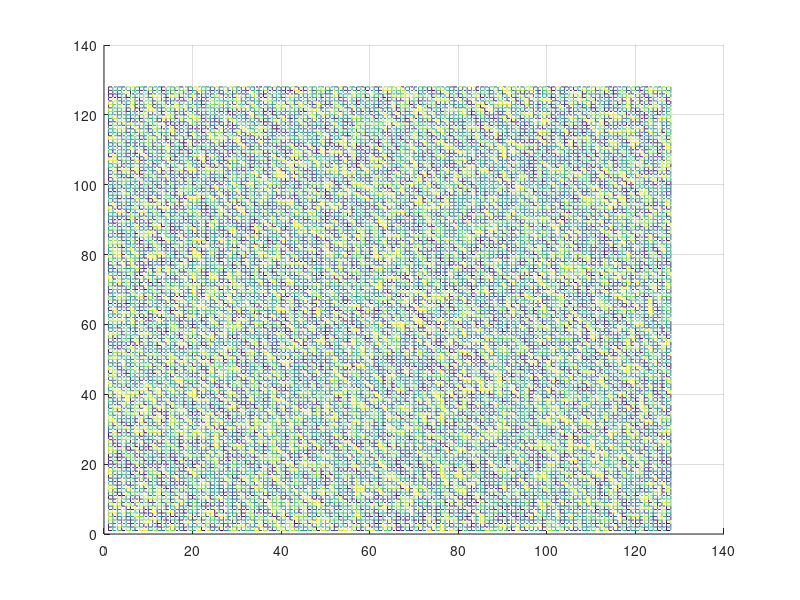

This figure's MATLAB source: (Note: this script raises an error after producing the figure.)
clear all;
dt=0.5;
Nx=128;
Ny=128;
A=1.0;
plot_step=10;

more off;

% Declarations
conc=zeros(Nx,Ny);
energy1=zeros(1, plot_step);
energy2=zeros(1, plot_step);
total_energy=zeros(1, plot_step);

% Initial profile
for i=1:Nx
    for j=1:Ny
        conc(i,j)=0.5 + ( 0.5 - rand() );
    end
end

mesh(conc);
view(2)
pause(0)

% Periodic Boundary
halfNx=Nx/2;
halfNy=Ny/2;
delkx=2*pi/Nx;
delky=2*pi/Ny;

% Evolve the profile


for z=1:plot_step
    for p=1:25
        
        g=2*A*conc.*(1-conc).*(1-2*conc);
        
        % FFT
        c_hat=fft2(conc);
        g_hat=fft2(g);
        
        
        for i=1:Nx
            for j=1:Ny
                
                %Periodic Boundary Condition
                
                %we take (i-1) to include the k = 0 point
                if ((i-1) <= halfNx)
                    kx=(i-1)*delkx;
                end
                
                if ((i-1) > halfNx)
                    kx=(i-1-Nx)*delkx;
                end
                
                if ((j-1) <= halfNy)
                    ky=(j-1)*delky;
                end
                
                if ((j-1) > halfNy)
                    ky=(j-1-Ny)*delky;
                end
                
                k2=kx*kx+ky*ky;
                k4=k2*k2;
                
                
                c_hat(i,j)=(c_hat(i,j)-dt*k2*g_hat(i,j))/(1+2*k4*dt);
                
            end
        end
        
        conc=real(ifft2(c_hat));
    end
    energy1(z)=cal_energy1(conc, Nx, Ny);
    energy2(z)=cal_energy2(conc, Nx, Ny);
    mesh(conc);
    view(2)
    pause(0)
end

%% Variation of Bulk Energy
plot (energy1, 'r*');
title('Variation of Bulk Energy with successive iterations')
xlabel('Iteration No.'), ylabel('Bulk Energy')

%% Variation of Gradient Energy
plot (energy2, 'b*');
title('Variation of Gradient Energy with successive iterations')
xlabel('Iteration No.'), ylabel('Gradient Energy')

%% Variation of Total Energy
total_energy=energy1+energy2;
plot (total_energy, 'g*');
title('Variation of Total Energy with successive iterations')
xlabel('Iteration No.'), ylabel('Total Energy')

%% Energy 1 Calculation
function [energy1] = cal_energy1(conc, Nx, Ny)
A=1.0;
energy1=0;

% energy1

for i=1:Nx
    for j=1:Ny
        energy1=energy1 + A*conc(i,j)*conc(i,j)*(1-conc(i,j))*(1-conc(i,j));
    end
end

end


%% Energy 2 Calculation
function [energy2] = cal_energy2(conc, Nx, Ny)
kappa=1.0;
energy2=0;

%energy 2

c_prime=zeros(Nx, Ny);

for i=1:Nx
    for j=1:Ny
        % Periodic condition for x
        wx=i-1;
        ex=i+1;
        if (wx<1)
            wx=wx+Nx;
        end
        if (ex>Nx)
            ex=ex-Nx;
        end
        
        % Periodic condition for y
        wy=j-1;
        ey=j+1;
        if (wy<1)
            wy=wy+Ny;
        end
        if (ey>Ny)
            ey=ey-Ny;
        end
        c_prime(i,j)=(conc(ex, j)-conc(wx, j))^2 +...
            (conc(i, ey)-conc(i, wy))^2;
        energy2 = energy2 + kappa*c_prime(i,j)*c_prime(i,j);
    end
end

end

